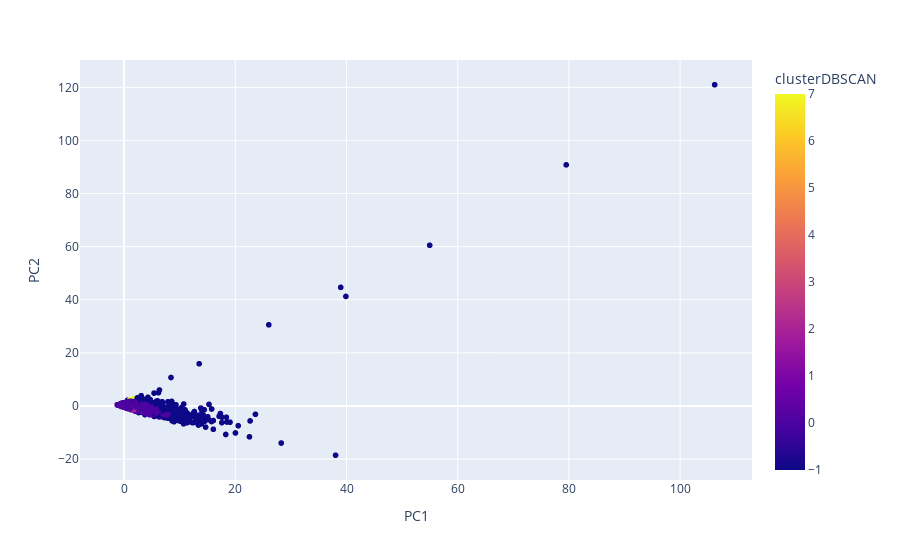

Write notebook code for a chart like this one.
### Code cell
fig = px.scatter(PCdf, x='PC1', y='PC2', color='clusterDBSCAN')
fig.show()

### Figure 1 — Plotly figure (JSON) as saved in the notebook; plotly's stock layout.template omitted (floating-point values rounded to 4 significant figures; data arrays with more than 128 entries replaced by an {"elided": "..."} marker saying what was removed)
{"data": [{"hovertemplate": "PC1=%{x}<br>PC2=%{y}<br>clusterDBSCAN=%{marker.color}<extra></extra>", "legendgroup": "", "marker": {"color": {"elided": "24808 int values"}, "coloraxis": "coloraxis", "symbol": "circle"}, "mode": "markers", "name": "", "showlegend": false, "type": "scattergl", "x": {"elided": "24808 float values"}, "xaxis": "x", "y": {"elided": "24808 float values"}, "yaxis": "y"}], "layout": {"coloraxis": {"colorbar": {"title": {"text": "clusterDBSCAN"}}, "colorscale": [[0, "#0d0887"], [0.1111, "#46039f"], [0.2222, "#7201a8"], [0.3333, "#9c179e"], [0.4444, "#bd3786"], [0.5556, "#d8576b"], [0.6667, "#ed7953"], [0.7778, "#fb9f3a"], [0.8889, "#fdca26"], [1, "#f0f921"]]}, "legend": {"tracegroupgap": 0}, "margin": {"t": 60}, "xaxis": {"anchor": "y", "domain": [0, 1], "title": {"text": "PC1"}}, "yaxis": {"anchor": "x", "domain": [0, 1], "title": {"text": "PC2"}}}}
